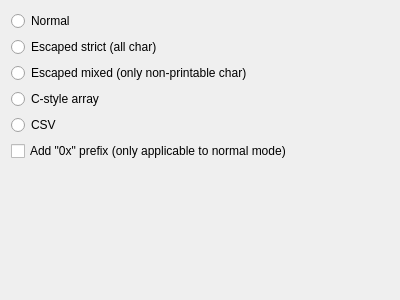
<?xml version="1.0" encoding="UTF-8"?>
<ui version="4.0">
 <comment>
  * Released as open source by Gabriel Caudrelier
  *
  * Developed by Gabriel Caudrelier, gabriel dot caudrelier at gmail dot com
  *
  * https://github.com/metrodango/pip3line
  *
  * Released under AGPL see LICENSE for more information
</comment>
 <class>HexEncodeWidget</class>
 <widget class="QWidget" name="HexEncodeWidget">
  <property name="geometry">
   <rect>
    <x>0</x>
    <y>0</y>
    <width>400</width>
    <height>300</height>
   </rect>
  </property>
  <property name="windowTitle">
   <string>Form</string>
  </property>
  <layout class="QVBoxLayout" name="verticalLayout">
   <item>
    <widget class="QRadioButton" name="normalRadioButton">
     <property name="text">
      <string>Normal</string>
     </property>
    </widget>
   </item>
   <item>
    <widget class="QRadioButton" name="escapedRadioButton">
     <property name="text">
      <string>Escaped strict (all char)</string>
     </property>
    </widget>
   </item>
   <item>
    <widget class="QRadioButton" name="escapedMixedRadioButton">
     <property name="text">
      <string>Escaped mixed (only non-printable char)</string>
     </property>
    </widget>
   </item>
   <item>
    <widget class="QRadioButton" name="cstyleRadioButton">
     <property name="text">
      <string>C-style array</string>
     </property>
    </widget>
   </item>
   <item>
    <widget class="QRadioButton" name="csvRadioButton">
     <property name="text">
      <string>CSV</string>
     </property>
    </widget>
   </item>
   <item>
    <widget class="QCheckBox" name="addPrefixCheckBox">
     <property name="text">
      <string>Add &quot;0x&quot; prefix (only applicable to normal mode)</string>
     </property>
    </widget>
   </item>
   <item>
    <spacer name="verticalSpacer">
     <property name="orientation">
      <enum>Qt::Vertical</enum>
     </property>
     <property name="sizeHint" stdset="0">
      <size>
       <width>20</width>
       <height>40</height>
      </size>
     </property>
    </spacer>
   </item>
  </layout>
 </widget>
 <resources/>
 <connections/>
</ui>
